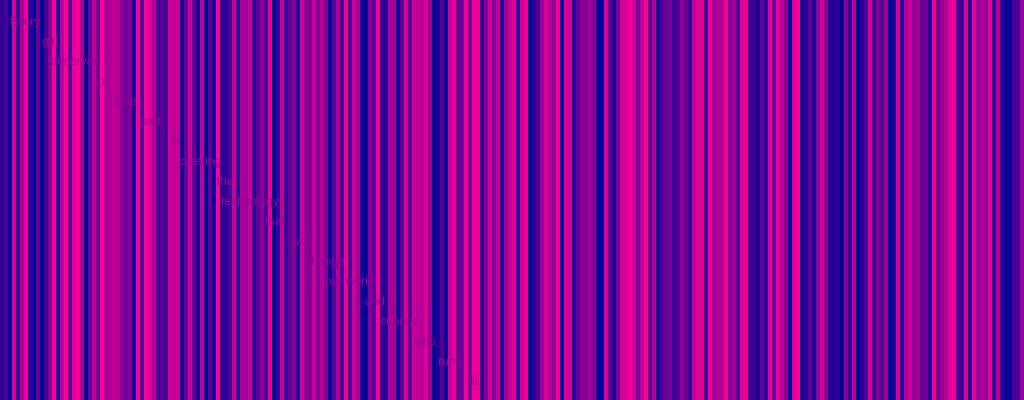
Frame 1 (no input)
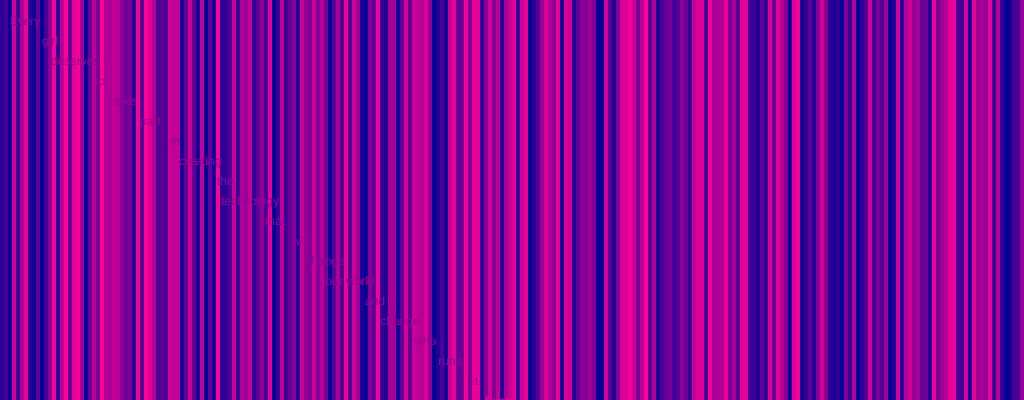
Frame 2 (the mouse pressed at the canvas centre, redrawn once)

The p5.js sketch that drew these frames (run headless with seeded random() and noise() and a simulated clock; the mouse was pressed at the canvas centre and the sketch redrawn once):

// p5.js sketch
// ── sketch.js
let pressed = false;
let myGreeting = "Hey";
let yourResponse = "Hello";
let numOne = 1;
let numTwo = 2;
let numbers = ["One", "Two", "Three"]
let words = ["Every", "girl", "deserves", "to", "take", "part", "in", "creating", "the", "technology", "that", "will", "change", "our world"];
let xVal = 25;
let yVal = 25;
let myColours = [];
let xPos = 0;
let yPos = 0;

function setup() {
  createCanvas(1024, 400);
  background(color(25));
  noLoop();

// add colours to text
for (let i = 0; i < 256; i++) {
  myColours.push(i);
  console.log(myColours);
}

console.log(myGreeting); // "Hey"
console.log(yourResponse); // "Hello"

// displays numbers in the console
console.log(numOne);
console.log(numTwo);

// adds numbers in the console
console.log(numOne + numTwo); // 3

// Prints entire array in the console
console.log(numbers);

// types words in the array out seperatly in the console
console.log(numbers[0]); // "One"
console.log(numbers[1]); // "Two"
console.log(numbers[2]); // "Three"

console.log(words);

// tells me the last word in the array in the console
console.log(words[words.length-1]); // "our world"

// adds words to array
words.push("and", "change", "who", "runs", "it")
console.log(words);
}

function draw() {
  noStroke();
  for (let i = 0; i < myColours.length; i++) {
    myColours = shuffle(myColours);
    fill(myColours[i], 0, 150);
    rect(xPos, 0, width/256, height);
    xPos = xPos+(width/256);
  }

// types every word from the array out on the canvas
for (var i = 0; i <words.length; i++) {
  console.log(words[i]);
   textAlign(CENTER);
   text(words[i], xVal,yVal);
     xVal += 25
     yVal += 20
  }
}
